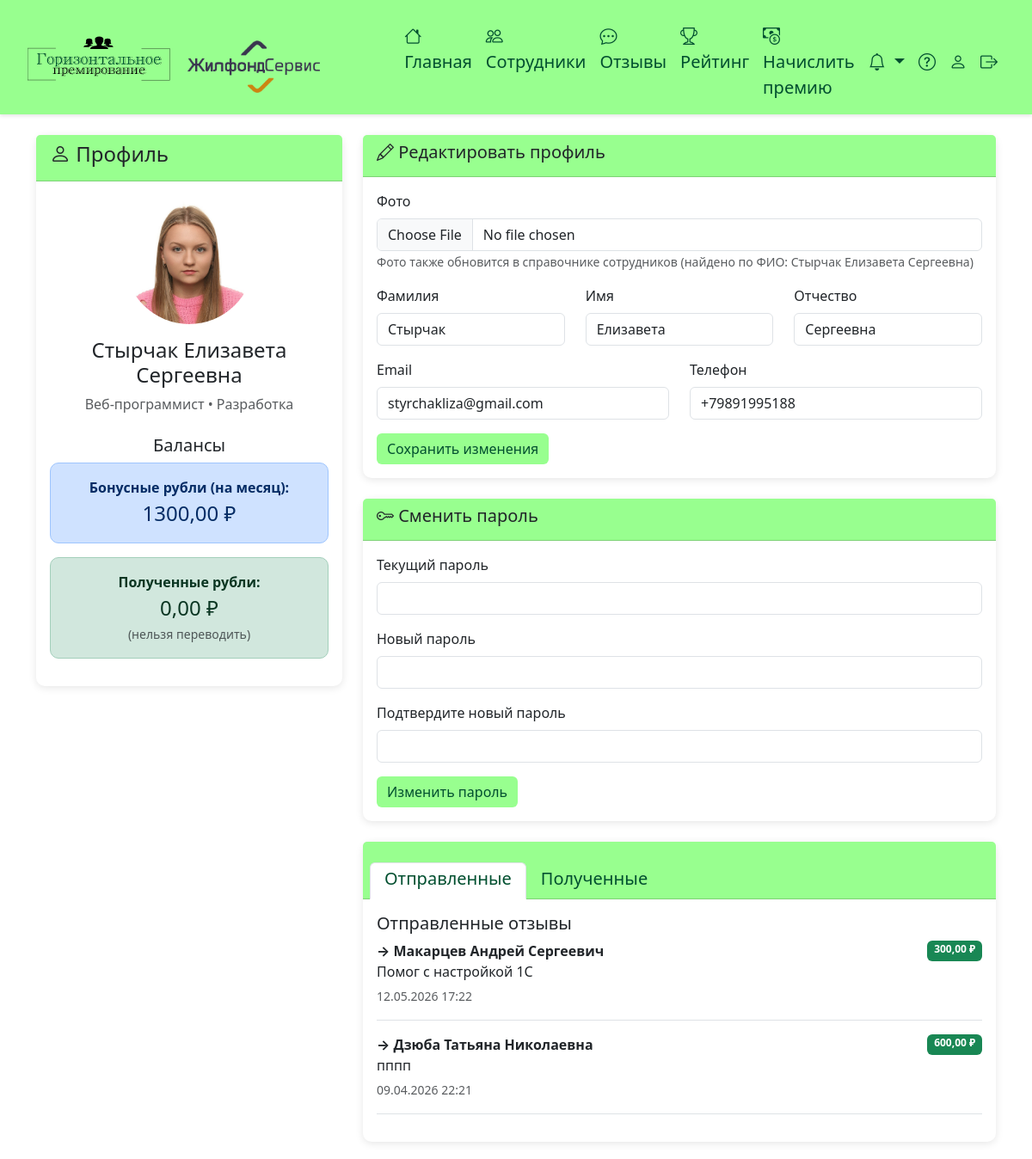
Before: /profile/ (signed in) with the older database file.
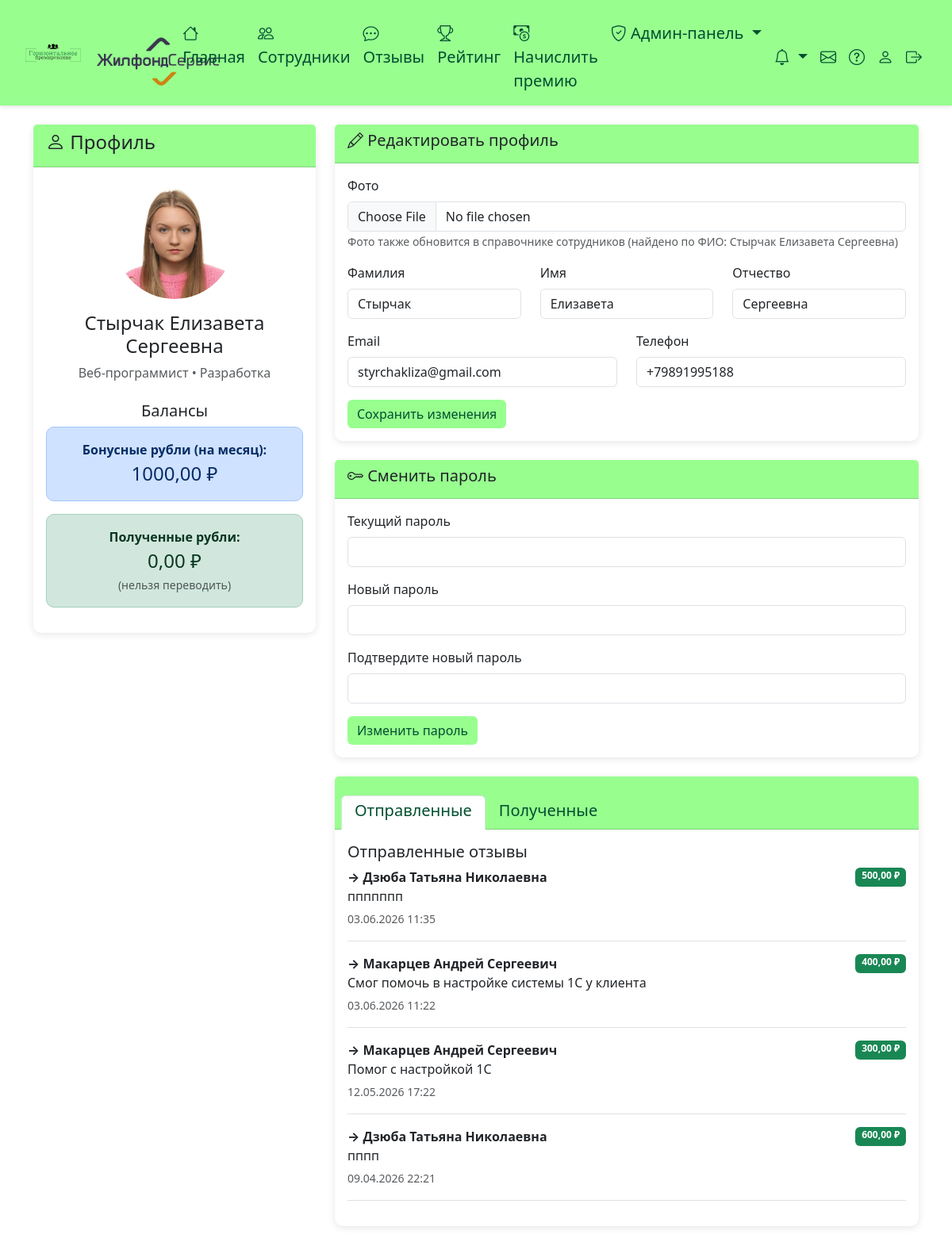
After: the same page with the newer database file.
### employees/models.py (models this page shows, shortened)
class Employee(AbstractUser):
    GENDER_CHOICES = [
        ('M', 'Мужской'),
        ('F', 'Женский'),
    ]
    phone_regex = RegexValidator(
        regex=r'^\+?1?\d{9,15}$',
        message="Номер телефона должен быть в формате: '+999999999'. До 15 цифр."
    )
    first_name = models.CharField(max_length=150, verbose_name='Имя')
    last_name = models.CharField(max_length=150, verbose_name='Фамилия')
    middle_name = models.CharField(max_length=150, blank=True, verbose_name='Отчество')
    phone = models.CharField(validators=[phone_regex], max_length=17, unique=True, verbose_name='Телефон')
    email = models.EmailField(unique=True, verbose_name='Email')
    birth_date = models.DateField(null=True, blank=True, verbose_name='Дата рождения')
    department = models.ForeignKey(Department, on_delete=models.SET_NULL, null=True, verbose_name='Отдел')
    position = models.ForeignKey(Position, on_delete=models.SET_NULL, null=True, verbose_name='Должность')
    gender = models.CharField(max_length=1, choices=GENDER_CHOICES, null=True, blank=True, verbose_name='Пол')
    photo = models.ImageField(upload_to='photos/', blank=True, null=True, verbose_name='Фото')
    office_start_date = models.DateField(verbose_name='С какого момента в офисе', default=timezone.now)
    data_processing_consent = models.BooleanField(default=False, verbose_name='Согласие на обработку данных')
    monthly_bonus_balance = models.DecimalField(max_digits=10, decimal_places=2, default=1000.00, verbose_name='Баланс бонусных рублей на месяц')
    received_bonus_balance = models.DecimalField(max_digits=10, decimal_places=2, default=0.00, verbose_name='Баланс полученных рублей')
    last_balance_reset = models.DateField(default=date.today, verbose_name='Дата последнего сброса баланса')
    is_admin = models.BooleanField(default=False, verbose_name='Администратор')
    participates_in_bonus = models.BooleanField(default=True, verbose_name='Участвует в системе премирования')
    USERNAME_FIELD = 'email'
    REQUIRED_FIELDS = ['username', 'phone']
    class Meta:
        verbose_name = 'Сотрудник'
        verbose_name_plural = 'Сотрудники'
    def get_full_name(self):
        return f"{self.last_name} {self.first_name} {self.middle_name}".strip()

class BonusTransfer(models.Model):
    REASON_CHOICES = [
        ('excellent_work', 'Отличная работа'),
        ('help_colleague', 'Помощь коллеге'),
        ('project_success', 'Успешный проект'),
        ('innovation', 'Инновация'),
        ('teamwork', 'Командная работа'),
        ('client_satisfaction', 'Довольный клиент'),
        ('other', 'Другое'),
    ]
    from_employee = models.ForeignKey(
        Employee, on_delete=models.SET_NULL, null=True, blank=True,
        related_name='sent_transfers', verbose_name='От кого',
    )
    to_employee = models.ForeignKey(
        Employee, on_delete=models.SET_NULL, null=True, blank=True,
        related_name='received_transfers', verbose_name='Кому',
    )
    from_display_name = models.CharField(max_length=500, blank=True, default='', verbose_name='От кого (ФИО, архив)')
    to_display_name = models.CharField(max_length=500, blank=True, default='', verbose_name='Кому (ФИО, архив)')
    amount = models.DecimalField(max_digits=10, decimal_places=2, verbose_name='Сумма')
    reason = models.CharField(max_length=50, choices=REASON_CHOICES, null=True, blank=True, verbose_name='Причина перевода')
    explanation = models.TextField(null=True, blank=True, verbose_name='Объяснение причины')
    document = models.FileField(upload_to='transfer_documents/', blank=True, null=True, verbose_name='Документ')
    review = models.TextField(verbose_name='Отзыв')  # Оставляем для обратной совместимости
    created_at = models.DateTimeField(auto_now_add=True, verbose_name='Дата создания')
    notification_sent = models.BooleanField(default=False, verbose_name='Уведомление отправлено')
    is_deleted = models.BooleanField(default=False, verbose_name='Удален')
    deleted_by = models.ForeignKey(Employee, on_delete=models.SET_NULL, null=True, blank=True, related_name='deleted_transfers', verbose_name='Удален администратором')
    deleted_at = models.DateTimeField(null=True, blank=True, verbose_name='Дата удаления')
    cancellation_reason = models.TextField(null=True, blank=True, verbose_name='Причина отмены')
    class Meta:
        verbose_name = 'Перевод бонусов'
        verbose_name_plural = 'Переводы бонусов'
        ordering = ['-created_at']
    def get_to_name(self):
        if self.to_employee_id and self.to_employee:
            return self.to_employee.get_full_name()
        return self.to_display_name or '—'

class Position(models.Model):
    name = models.CharField(max_length=100, verbose_name='Название должности')
    department = models.ForeignKey(Department, on_delete=models.CASCADE, verbose_name='Отдел', related_name='positions', null=True, blank=True)
    class Meta:
        verbose_name = 'Должность'
        verbose_name_plural = 'Должности'

class Department(models.Model):
    name = models.CharField(max_length=100, verbose_name='Название отдела')
    class Meta:
        verbose_name = 'Отдел'
        verbose_name_plural = 'Отделы'

### employees/views.py (the view)
# urls.py: path('profile/', views.profile_view, name='profile'),
@login_required
def profile_view(request):
    if request.method == 'POST':
        form_type = request.POST.get('form_type', 'profile')
        if form_type == 'password':
            password_form = ProfilePasswordChangeForm(request.POST, user=request.user)
            form = ProfileEditForm(instance=request.user)
            if password_form.is_valid():
                request.user.set_password(password_form.cleaned_data['new_password1'])
                request.user.save(update_fields=['password'])
                update_session_auth_hash(request, request.user)
                messages.success(request, 'Пароль успешно изменен.')
                return redirect('profile')
        else:
            form = ProfileEditForm(request.POST, request.FILES, instance=request.user)
            password_form = ProfilePasswordChangeForm(user=request.user)
            if form.is_valid():
                form.save()
                if request.user.photo:
                    staff_member = StaffMember.objects.filter(employee_profile=request.user).first()
                    if not staff_member:
                        staff_member = StaffMember.objects.filter(
                            last_name=request.user.last_name,
                            first_name=request.user.first_name,
                            middle_name=request.user.middle_name or ''
                        ).first()
                    if staff_member:
                        staff_member.photo = request.user.photo
                        staff_member.save()
                        messages.success(request, 'Профиль и фото в справочнике успешно обновлены!')
                    else:
                        messages.success(request, 'Профиль успешно обновлен!')
                else:
                    messages.success(request, 'Профиль успешно обновлен!')
                return redirect('profile')
    else:
        form = ProfileEditForm(instance=request.user)
        password_form = ProfilePasswordChangeForm(user=request.user)
    staff_member_in_directory = None
    staff_member = StaffMember.objects.filter(employee_profile=request.user).first()
    if not staff_member:
        staff_member = StaffMember.objects.filter(
            last_name=request.user.last_name,
            first_name=request.user.first_name,
            middle_name=request.user.middle_name or ''
        ).first()
    if staff_member:
        staff_member_in_directory = staff_member
    sent_reviews = BonusTransfer.objects.filter(from_employee=request.user).order_by('-created_at')
    received_reviews = BonusTransfer.objects.filter(to_employee=request.user).order_by('-created_at')
    context = {
        'form': form,
        'password_form': password_form,
        'sent_reviews': sent_reviews,
        'received_reviews': received_reviews,
        'staff_member_in_directory': staff_member_in_directory,
    }
    return render(request, 'employees/profile.html', context)

### templates/employees/profile.html (shortened to what the changed rows need)
{% extends 'base.html' %}
{% block content %}
<div class="row">
    <div class="col-md-4">
        <div class="card">
            <div class="card-body text-center">
                {% if user.photo %}
                <img src="{{ user.photo.url }}" class="rounded-circle mb-3" width="150" height="150" style="object-fit: cover;">
                {% else %}
                <div class="rounded-circle bg-secondary d-inline-flex align-items-center justify-content-center mb-3" style="width: 150px; height: 150px;">
                    <i class="bi bi-person" style="font-size: 5rem; color: white;"></i>
                </div>
                {% endif %}
                <h4>{{ user.get_full_name }}</h4>
                <p class="text-muted">
                    {% if user.position %}{{ user.position.name }}{% endif %}
                    {% if user.position and user.department %} • {% endif %}
                    {% if user.department %}{{ user.department.name }}{% endif %}
                </p>
                {% if user.participates_in_bonus %}
                <div class="mt-4">
                    <h5>Балансы</h5>
                    <div class="alert alert-primary">
                        <strong>Бонусные рубли (на месяц):</strong><br>
                        <span style="font-size: 1.5rem;">{{ user.monthly_bonus_balance }} ₽</span>
                    </div>
                    <div class="alert alert-success">
                        <strong>Полученные рубли:</strong><br>
                        <span style="font-size: 1.5rem;">{{ user.received_bonus_balance }} ₽</span>
                        <br><small class="text-muted">(нельзя переводить)</small>
                    </div>
                </div>
                {% else %}
                <div class="mt-4">
                    <div class="alert alert-info">
                        <i class="bi bi-info-circle"></i> Вы не участвуете в системе премирования
                    </div>
                </div>
                {% endif %}
            </div>
        </div>
    </div>
    <div class="col-md-8">
        <div class="card mb-4">
            <div class="card-body">
                <form method="post" enctype="multipart/form-data">
                    <div class="mb-3">
                        <label class="form-label">Фото</label>
                        {{ form.photo }}
                        {% if staff_member_in_directory %}
                        <small class="form-text text-muted">Фото также обновится в справочнике сотрудников (найдено по ФИО: {{ staff_member_in_directory.get_full_name }})</small>
                        {% else %}
                        <small class="form-text text-muted">Фото обновится в справочнике, если найдется сотрудник с таким же ФИО</small>
                        {% endif %}
                    </div>
                    <div class="row">
                        <div class="col-md-4 mb-3">
                            <label class="form-label">Фамилия</label>
                            {{ form.last_name }}
                        </div>
                        <div class="col-md-4 mb-3">
                            <label class="form-label">Имя</label>
                            {{ form.first_name }}
                        </div>
                        <div class="col-md-4 mb-3">
                            <label class="form-label">Отчество</label>
                            {{ form.middle_name }}
                        </div>
                    </div>
                    <div class="row">
                        <div class="col-md-6 mb-3">
                            <label class="form-label">Email</label>
                            {{ form.email }}
                        </div>
                        <div class="col-md-6 mb-3">
                            <label class="form-label">Телефон</label>
                            {{ form.phone }}
                        </div>
                    </div>
                </form>
            </div>
        </div>
        <div class="card">
            <div class="card-body">
                <div class="tab-content">
                    <div class="tab-pane fade show active" id="sent">
                        {% if sent_reviews %}
                            {% for review in sent_reviews %}
                            <div class="border-bottom mb-3 pb-3">
                                <div class="d-flex justify-content-between">
                                    <strong>→ {{ review.get_to_name }}</strong>
                                    <span class="badge bg-success">{{ review.amount }} ₽</span>
                                </div>
                                <p class="mb-1">{{ review.review }}</p>
                                <small class="text-muted">{{ review.created_at|date:"d.m.Y H:i" }}</small>
                            </div>
                            {% endfor %}
                        {% else %}
                            <p class="text-muted">Отправленных отзывов нет</p>
                        {% endif %}
                    </div>
                </div>
            </div>
        </div>
    </div>
</div>
{% endblock %}

### templates/base.html (shortened to what the changed rows need)
<!DOCTYPE html>
<html lang="ru">
<head>
    <link href="https://cdn.jsdelivr.net/npm/bootstrap@5.3.0/dist/css/bootstrap.min.css" rel="stylesheet">
    <link rel="stylesheet" href="https://cdn.jsdelivr.net/npm/bootstrap-icons@1.11.0/font/bootstrap-icons.css">
</head>
<body>
    {% if user.is_authenticated %}
    <nav class="navbar navbar-expand-lg navbar-dark">
        <div class="container-fluid">
                {% load static %}
                {% load employees_tags %}
                {% get_system_settings as settings %}
            <div class="collapse navbar-collapse" id="navbarNav">
                <ul class="navbar-nav me-auto">
                    {% if user.is_admin %}
                    <li class="nav-item dropdown">
                        <a class="nav-link dropdown-toggle" href="#" id="adminDropdown" role="button" data-bs-toggle="dropdown">
                            <i class="bi bi-shield-check"></i> Админ-панель
                        </a>
                    </li>
                    {% endif %}
                </ul>
                <ul class="navbar-nav">
                    <li class="nav-item">
                        {% if user.is_admin %}
                        <a class="nav-link position-relative" href="{% url 'admin_support_requests' %}" title="Обращения сотрудников">
                            <i class="bi bi-envelope"></i>
                        </a>
                        {% endif %}
                    </li>
                    <li class="nav-item">
                        {% if user.is_admin %}
                        <a class="nav-link" href="/media/Instruction_admin.pdf" target="_blank" title="Инструкция для администратора">
                            <i class="bi bi-question-circle"></i>
                        </a>
                        {% else %}
                        <a class="nav-link" href="{% url 'support_help' %}" title="Инструкция и обращения в поддержку">
                            <i class="bi bi-question-circle"></i>
                        </a>
                        {% endif %}
                    </li>
                </ul>
            </div>
        </div>
    </nav>
    {% endif %}
    <div class="{% block content_container_class %}container{% endblock %} mt-4">
        {% block content %}{% endblock %}
    </div>
</body>
</html>

Changed rows visible on the page:
changed Employee "Стырчак Елизавета Сергеевна": is_admin False → True (drawn); monthly_bonus_balance "1300,00" → "1000,00"
added BonusTransfer: get_to_name "Дзюба Татьяна Николаевна", amount "500,00", review "ппппппп", created_at "03.06.2026 11:35"
added BonusTransfer: get_to_name "Макарцев Андрей Сергеевич", amount "400,00", review "Смог помочь в настройке системы 1С у клиента", created_at "03.06.2026 11:22"
Other visible differences:
text now shown: "Админ-панель"
